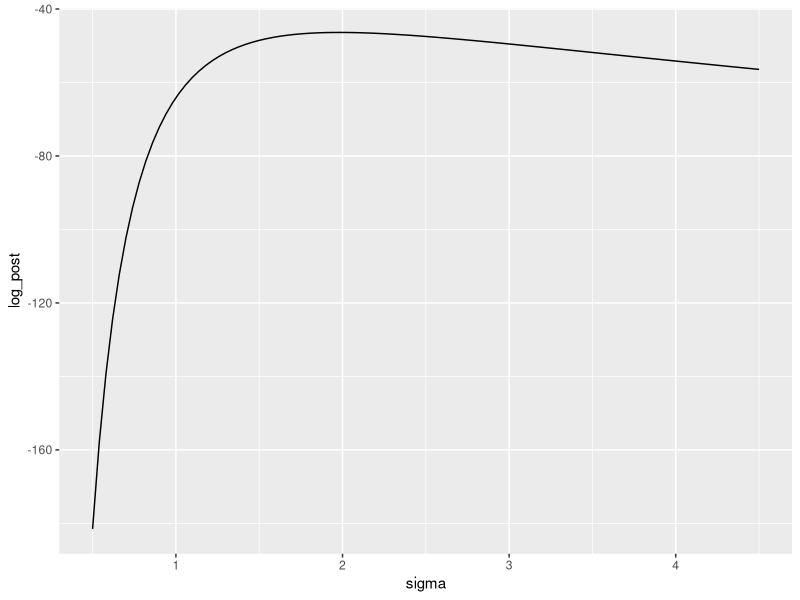
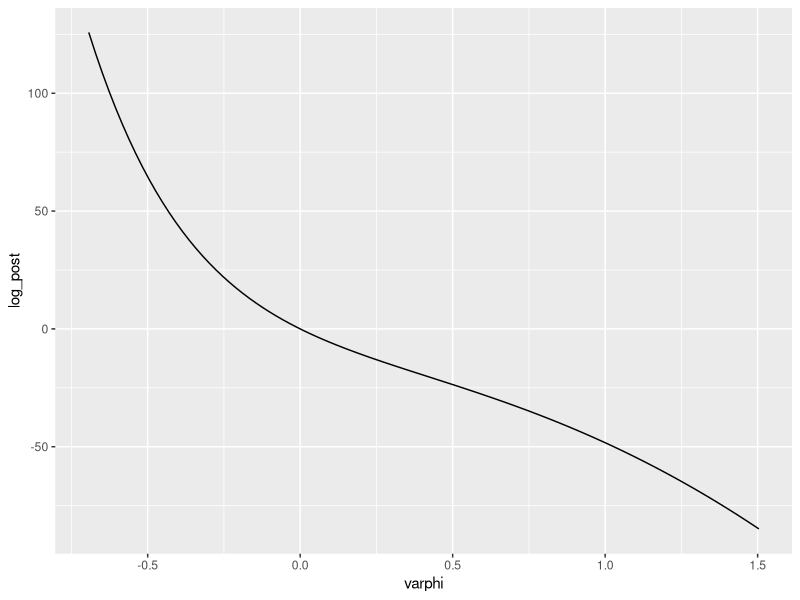
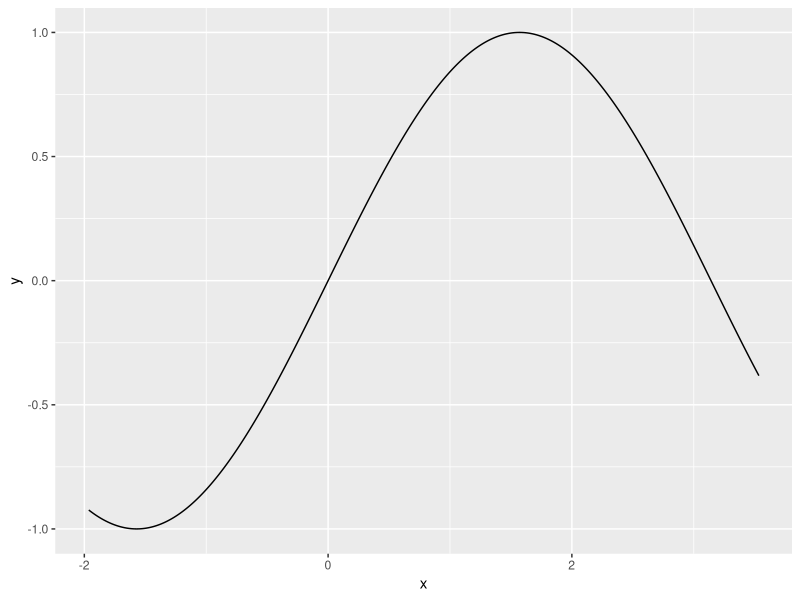
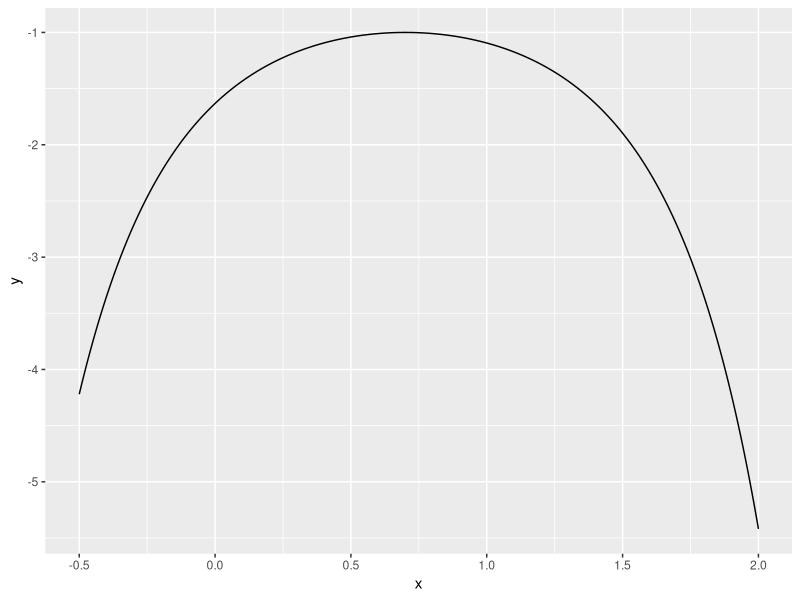
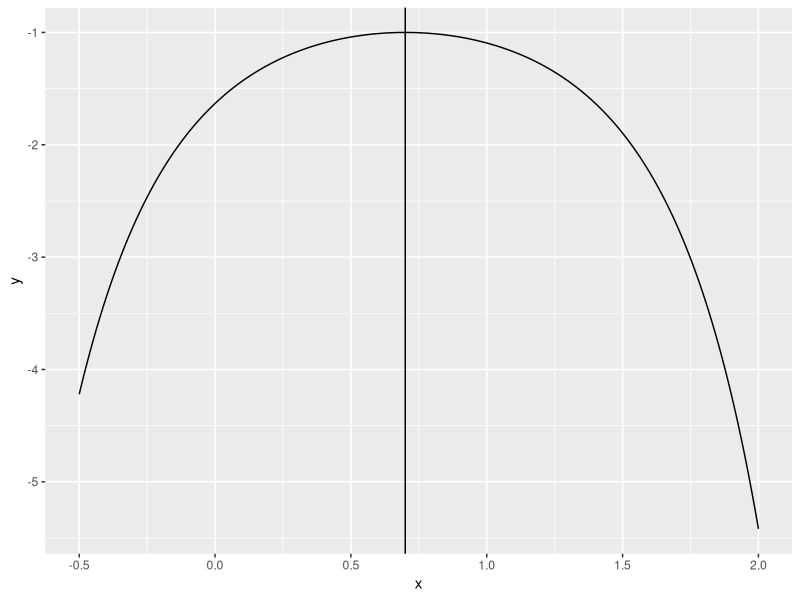
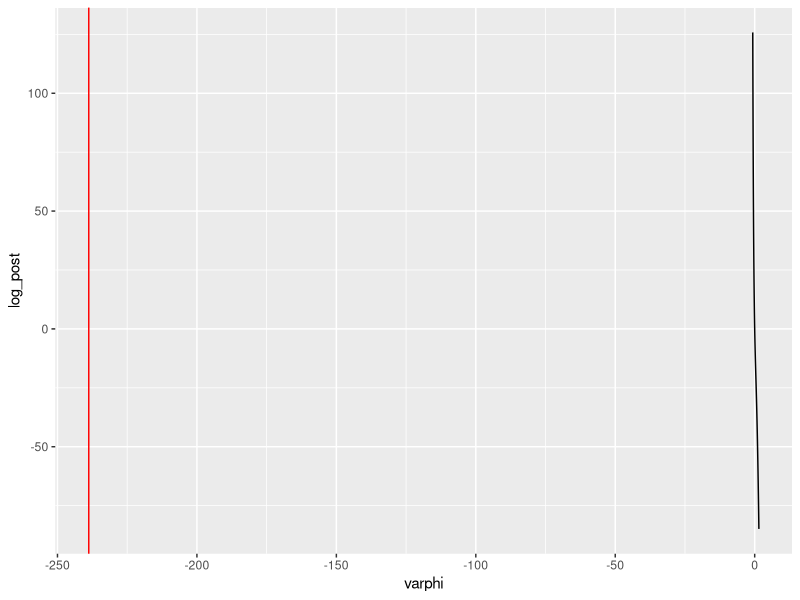

Generate these figures, in order, with R:
## ---- chunk 1
knitr::opts_chunk$set(echo = TRUE)
## ---- chunk 2
library(tidyverse)
## ---- chunk 3
qnorm(p=c(.25,.75),mean=125, sd=5)

## ---- chunk 4
pnorm(q=117, mean=125,sd=5)
## ---- chunk 5
((1/2^2) - (1/25))*25

((1/(.5)^2) - (1/25))*25
## ---- chunk 6
((1/(3)^2) - (1/(1000000)))*(15^2)
## ---- chunk 7
N <- 21
v <- 4.2
## ---- chunk 8
### set input arguments !!!
log_post_sigma_unnorm <- function(sigma, N, v, lambda)
{
  return(-N * log(sqrt(2*pi)*sigma) - (N*v)/(2*sigma^2) - lambda*sigma)
}
## ---- chunk 9
tibble::tibble(
  sigma = seq(from=0.5, to=4.5, length.out=101)
) %>% 
  mutate(log_post=log_post_sigma_unnorm(sigma, N, v, .75)) %>%
  ggplot(mapping=aes(x=sigma, y=log_post)) +
  geom_line()
## ---- chunk 10
### set the input arguments !!!
log_post_varphi_unnorm <- function(varphi, N, v, lambda)
{
  # back-calculate sigma given varphi
  sigma <- exp(varphi)
  
  # calculate the unnormalized log-posterior on sigma
  log_post <- (-N * log(sqrt(2*pi)*sigma) - (N*v)/(2*sigma^2) - lambda*sigma)
  
  # account for the derivative adjustment
  log_post <- log_post * log(sigma)
}
## ---- chunk 11
tibble::tibble(
  varphi = seq(from=log(.5), to=log(4.5), length.out=101)
) %>% 
  mutate(log_post=log_post_varphi_unnorm(varphi, N, v, .75)) %>%
  ggplot(mapping = aes(x=varphi, y=log_post)) + 
  geom_line()
## ---- chunk 12
tibble::tibble(
  x = seq(from=-5*pi/8, to=9*pi/8, length.out=1001)
) %>% 
  mutate(y=sin(x)) %>%
  ggplot(mapping = aes(x=x, y=y)) +
  geom_line()
## ---- chunk 13
opt_sine_01 <- optim(0,
                     sin,
                     gr = NULL,
                     method = "Brent",
                     lower = -5*pi/8, upper =9*pi/8 ,
                     hessian = TRUE,
                     control = list(fnscale=-1))
## ---- chunk 14
opt_sine_02 <- optim(3,
                     sin,
                     gr = NULL,
                     method = "Brent",
                     lower = -5*pi/8, upper =9*pi/8 ,
                     hessian = TRUE,
                     control = list(fnscale=-1))
opt_sine_02
## ---- chunk 15
my_func <- function(x, constants)
{
  return(-exp((x-constants$a)^constants$m))
}

my_constants <- list(a=.7,m=2)
## ---- chunk 16
tibble::tibble(
  x = seq(from=-.5, to=2, length.out=501)
) %>% 
  mutate(y=my_func(x,my_constants)) %>%
  ggplot(mapping = aes(x = x, y = y)) + 
  geom_line()
## ---- chunk 17
opt_result <- optim(1.75,
                    my_func,
                    gr =NULL,
                    my_constants,
                    method = "Brent",
                    lower = -.5, upper = 2,
                    hessian = TRUE,
                    control = list(fnscale=-1))

opt_result
## ---- chunk 18
tibble::tibble(
  x = seq(from=-.5, to=2, length.out=501)
) %>% 
  mutate(y=my_func(x,my_constants)) %>%
  ggplot(mapping = aes(x = x, y = y)) + 
  geom_line() + 
  geom_vline(xintercept=opt_result$par)
## ---- chunk 19

varphi_opt_a <- optim(-.5, log_post_varphi_unnorm, gr=NULL, N, v, .75, method="BFGS",hessian=TRUE,control=list(fnscale=-1))
varphi_opt_a
## ---- chunk 20
varphi_opt_b <- optim(1.35, log_post_varphi_unnorm, gr=NULL, N, v, .75, method="BFGS", hessian=TRUE, control=list(fnscale=-1))
varphi_opt_b
## ---- chunk 21
tibble::tibble(
  varphi = seq(from=log(.5), to=log(4.5), length.out=101)
) %>% 
  mutate(log_post=log_post_varphi_unnorm(varphi, N, v, .75)) %>%
  ggplot(mapping = aes(x=varphi, y=log_post)) + 
  geom_line() +
  geom_vline(xintercept=varphi_opt_a$par, color="red")
